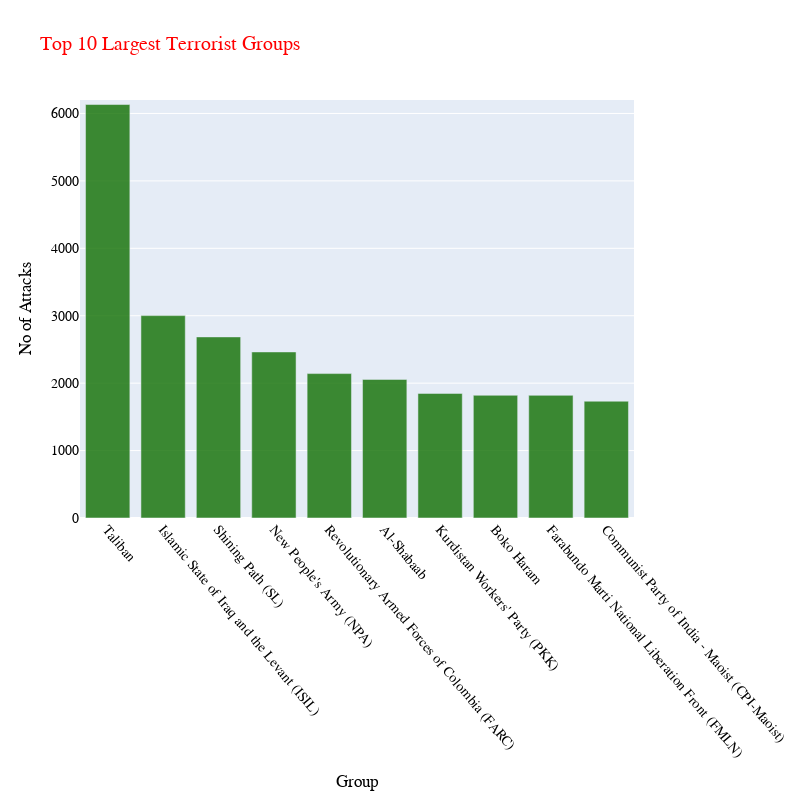

Notebook code for this chart:
### Markdown cell above
## -7)Largest Terrorist Groups

### Code cell
data = data[data['Affiliation'] != 'Unknown']
data2 =data.groupby("Affiliation").size().reset_index(name='total_attacks').sort_values(by='total_attacks', ascending=False).reset_index(drop=True)
data2 = data2[:10]
import plotly.graph_objs as go
# Creating trace1
trace1 = go.Bar(
                    x = data2.Affiliation,
                    y = data2.total_attacks,
                    name = "citations",
                    marker = dict(color = 'rgba(16, 112, 2, 0.8)'))

layout = dict(title = 'Top 10 Largest Terrorist Groups',
              xaxis= dict(title= 'Group',tickangle = 50),
              yaxis= dict(title= 'No of Attacks',range = [0,6200], tickangle = 0)
             )
plot = go.Figure(data = trace1,layout = layout)


plot.update_layout(
    font_family="Futura",
    title_font_family="Futura",
    title_font_color="red",
    legend_title_font_color="green",
    font=dict(
        size=14,
        color="Black"
    ),width=800, height=800
)

plot.show()

### Figure 1 — Plotly figure (JSON) as saved in the notebook; plotly's stock layout.template omitted (floating-point values rounded to 4 significant figures)
{"data": [{"marker": {"color": "rgba(16, 112, 2, 0.8)"}, "name": "citations", "type": "bar", "x": ["Taliban", "Islamic State of Iraq and the Levant (ISIL)", "Shining Path (SL)", "New People's Army (NPA)", "Revolutionary Armed Forces of Colombia (FARC)", "Al-Shabaab", "Kurdistan Workers' Party (PKK)", "Boko Haram", "Farabundo Marti National Liberation Front (FMLN)", "Communist Party of India - Maoist (CPI-Maoist)"], "y": [6133, 3002, 2686, 2463, 2142, 2056, 1848, 1820, 1819, 1732]}], "layout": {"font": {"color": "Black", "family": "Futura", "size": 14}, "height": 800, "legend": {"title": {"font": {"color": "green"}}}, "title": {"font": {"color": "red", "family": "Futura"}, "text": "Top 10 Largest Terrorist Groups"}, "width": 800, "xaxis": {"autorange": true, "range": [-0.5, 9.5], "tickangle": 50, "title": {"text": "Group"}, "type": "category"}, "yaxis": {"range": [0, 6200], "tickangle": 0, "title": {"text": "No of Attacks"}, "type": "linear"}}}
